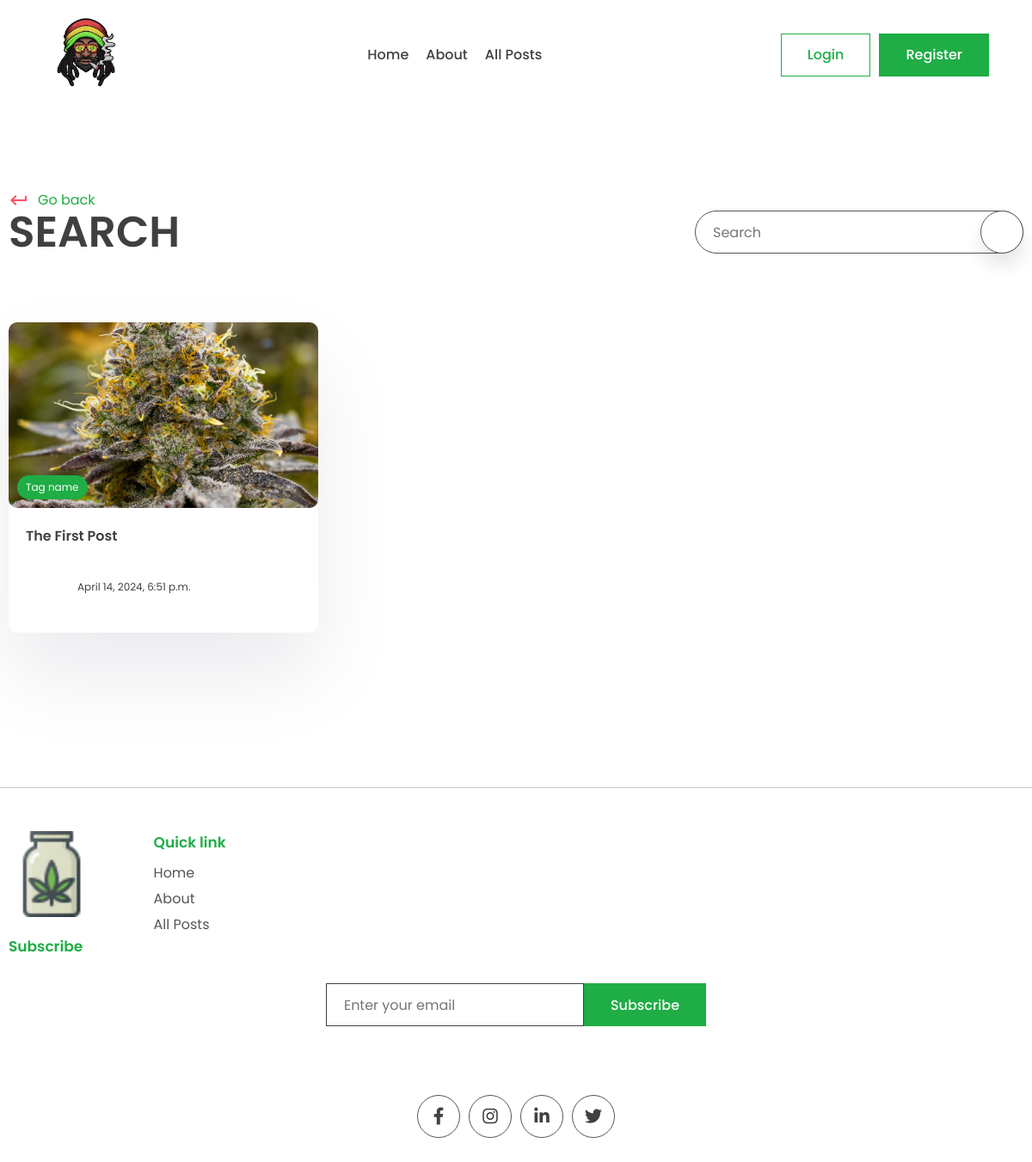
The app's page /search/ with its own data.
### app/models.py (models this page shows)
class Post(models.Model):
    title = models.CharField(max_length=200)
    content = models.TextField()
    last_updated = models.DateTimeField(auto_now=True)
    slug = models.SlugField(max_length=200, unique=True)
    image = models.ImageField(null=True, blank=True, upload_to="images/")
    tags = models.ManyToManyField(Tag, blank=True, related_name='post')
    view_count = models.IntegerField(null=True, blank=True)
    is_featured = models.BooleanField(default=False)
    author = models.ForeignKey(User, on_delete=models.CASCADE, null=True, blank=True)

### app/views.py (the view)
# urls.py: path('search/', views.search_posts, name='search'),
def search_posts(request):
    search_query = ''
    if request.GET.get('q'):
        search_query = request.GET.get('q')
    posts = Post.objects.filter(title__icontains=search_query)
    context = {'posts': posts}
    return render(request, 'app/search.html', context)

### app/templates/app/search.html (shortened to what this page needs)
{% extends 'base.html' %}
{% block content %}
    <main>
      <div class="container">
        <div class="page-top">
          <div class="top flex">
            <div class="page-name">
              <a href="#" class="learn">
                <span class="material-icons"> keyboard_return </span> Go back
              </a>
              <h1>Search</h1>
            </div>
            <form action="" class="search-bar s-active" method="get">
              <input type="text" placeholder="Search" name="q" />
              <button type="submit" class="animated-search">
              </button>
            </div>
        </div>
      </div>
    </main>
    <section class="sp">
      <div class="container">
        <div class="grid">
          {% for post in posts %}
          <a href="#">
            <div class="card">
              <div class="post-img">
                <img src="{{post.image.url}}" alt="" />
                <div class="tag">Tag name</div>
              </div>
              <div class="card-content">
                <h3>
                  {{post.title}}
                </h3>
                <div class="author">
                  <div class="profile-pic">
                  </div>
                  <div class="details">
                    <small>{{post.last_updated}}</small>
                  </div>
                </div>
              </div>
            </div>
          </a>
          {% endfor %}
        </div>
      </div>
    </section>
{% endblock %}

### app/static/app/style.css (style rules this page uses)
* { margin: 0; padding: 0; box-sizing: border-box; text-decoration: none; border: none; outline: none; list-style: none; font-family: "Poppins", sans-serif; color: var(--black); }
:root { --green: #1fad45; --black: #404040; --des: #555555; --shadow: #ffffff1a 0px 1px 1px 0px inset, #32325d40 0px 50px 100px -20px, #0000004d 0px 30px 60px -30px; --shadow2: rgba(17, 12, 46, 0.084) 0px 48px 100px 0px; }
html { font-size: 62.5%; }
[class*="grid"] { display: grid; }
img { width: 100%; }
.container { max-width: 1220px; margin: auto; padding: 0 10px; }
p, a { font-size: 1.6rem; color: var(--des); }
input, textarea { font-size: 1.6rem; color: var(--black); }
.search-bar, .animated-search { width: 5rem; aspect-ratio: 1/1; border: 1px solid var(--des); border-radius: 50%; display: flex; align-items: center; justify-content: center; background: white; box-shadow: 0 15px 20px #00000018; cursor: pointer; margin-top: 10rem; z-index: 2; }
.search-bar input { display: none; }
.search-bar { box-shadow: unset; border: none; }
.search-bar .animated-search { margin-top: 0; }
.s-active { width: fit-content; border-radius: 5rem; height: 5rem; aspect-ratio: unset; position: relative; padding: 0 6rem; padding-left: 2rem; border: 1px solid var(--des); }
.s-active input { width: 30rem; font-style: 1.6rem; height: calc(100% - 2px); display: block; }
.s-active .animated-search { position: absolute !important; top: 50%; transform: translateY(-50%); right: -1px; }
.sp { padding: 8rem 0; }
.post-img { height: 40rem; width: 100%; overflow: hidden; border-radius: 1rem; }
.post-img img { height: 100%; object-fit: cover; object-position: center; }
.learn { display: flex; align-items: center; gap: 1rem; color: var(--green); margin-top: 2rem; }
.learn span { color: #ff4b64; }
.card { background: white; box-shadow: var(--shadow2); border-radius: 1rem; cursor: pointer; transition: 0.3s; }
.post-img { position: relative; }
.tag { position: absolute; bottom: 1rem; left: 1rem; background: var(--green); color: white; border-radius: 5rem; padding: 0.5rem 1rem; font-size: 1.2rem; }
.card-content { padding: 2rem; padding-bottom: 3rem; }
.card h3 { font-size: 1.6rem; font-weight: 600; }
.card .post-img { width: 100%; height: unset; aspect-ratio: 1/0.6; }
.author { display: flex; align-items: center; gap: 1rem; margin-top: 2rem; }
.profile-pic { width: 5rem; aspect-ratio: 1/1; border-radius: 50%; overflow: hidden; }
.author small { color: var(--black); font-size: 1.2rem; }
.page-name h1 { font-size: 5rem; text-transform: uppercase; font-weight: 600; line-height: 5rem; }
.flex { display: flex; align-items: flex-end; justify-content: space-between; }
.flex .search-bar { margin-top: 0; }
.grid { grid-template-columns: repeat(3, 1fr); gap: 5rem; }
main { padding-top: 10rem !important; }

### records on screen
Post: image (picture), title "The First Post", last_updated "April 14, 2024, 6:51 p.m."
